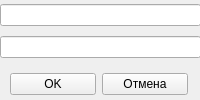
<?xml version="1.0" encoding="UTF-8"?>
<ui version="4.0">
 <class>Authentication</class>
 <widget class="QWidget" name="Authentication">
  <property name="geometry">
   <rect>
    <x>0</x>
    <y>0</y>
    <width>200</width>
    <height>100</height>
   </rect>
  </property>
  <property name="windowTitle">
   <string>Form</string>
  </property>
  <widget class="QWidget" name="">
   <property name="geometry">
    <rect>
     <x>0</x>
     <y>0</y>
     <width>201</width>
     <height>62</height>
    </rect>
   </property>
   <layout class="QVBoxLayout" name="verticalLayout">
    <item>
     <widget class="QLineEdit" name="lntLogin"/>
    </item>
    <item>
     <widget class="QLineEdit" name="lntPassword"/>
    </item>
   </layout>
  </widget>
  <widget class="QWidget" name="">
   <property name="geometry">
    <rect>
     <x>10</x>
     <y>70</y>
     <width>178</width>
     <height>29</height>
    </rect>
   </property>
   <layout class="QHBoxLayout" name="horizontalLayout">
    <item>
     <widget class="QPushButton" name="pbtnOK">
      <property name="text">
       <string>OK</string>
      </property>
     </widget>
    </item>
    <item>
     <widget class="QPushButton" name="pbtnCancel">
      <property name="text">
       <string>Отмена</string>
      </property>
     </widget>
    </item>
   </layout>
  </widget>
 </widget>
 <resources/>
 <connections/>
</ui>
